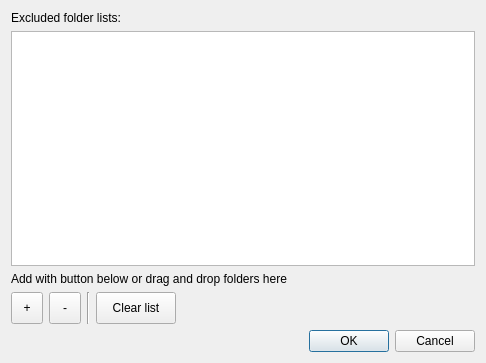
<?xml version="1.0" encoding="UTF-8"?>
<ui version="4.0">
 <class>FolderSelectionDialog</class>
 <widget class="QDialog" name="FolderSelectionDialog">
  <property name="geometry">
   <rect>
    <x>0</x>
    <y>0</y>
    <width>486</width>
    <height>363</height>
   </rect>
  </property>
  <property name="acceptDrops">
   <bool>true</bool>
  </property>
  <property name="windowTitle">
   <string>Folder selection</string>
  </property>
  <layout class="QVBoxLayout" name="verticalLayout">
   <item>
    <widget class="QLabel" name="folderLabel">
     <property name="text">
      <string>Excluded folder lists:</string>
     </property>
    </widget>
   </item>
   <item>
    <widget class="QListWidget" name="folderListView">
     <property name="acceptDrops">
      <bool>true</bool>
     </property>
    </widget>
   </item>
   <item>
    <widget class="QLabel" name="label">
     <property name="text">
      <string>Add with button below or drag and drop folders here</string>
     </property>
    </widget>
   </item>
   <item>
    <layout class="QHBoxLayout" name="horizontalLayout">
     <item>
      <widget class="QToolButton" name="addBtn">
       <property name="minimumSize">
        <size>
         <width>32</width>
         <height>32</height>
        </size>
       </property>
       <property name="text">
        <string>+</string>
       </property>
      </widget>
     </item>
     <item>
      <widget class="QToolButton" name="removeBtn">
       <property name="minimumSize">
        <size>
         <width>32</width>
         <height>32</height>
        </size>
       </property>
       <property name="text">
        <string>-</string>
       </property>
      </widget>
     </item>
     <item>
      <widget class="Line" name="line">
       <property name="orientation">
        <enum>Qt::Vertical</enum>
       </property>
      </widget>
     </item>
     <item>
      <widget class="QPushButton" name="clearBtn">
       <property name="minimumSize">
        <size>
         <width>0</width>
         <height>32</height>
        </size>
       </property>
       <property name="text">
        <string>Clear list</string>
       </property>
      </widget>
     </item>
     <item>
      <spacer name="horizontalSpacer">
       <property name="orientation">
        <enum>Qt::Horizontal</enum>
       </property>
       <property name="sizeHint" stdset="0">
        <size>
         <width>40</width>
         <height>20</height>
        </size>
       </property>
      </spacer>
     </item>
    </layout>
   </item>
   <item>
    <widget class="QDialogButtonBox" name="buttonBox">
     <property name="orientation">
      <enum>Qt::Horizontal</enum>
     </property>
     <property name="standardButtons">
      <set>QDialogButtonBox::Cancel|QDialogButtonBox::Ok</set>
     </property>
    </widget>
   </item>
  </layout>
 </widget>
 <resources/>
 <connections>
  <connection>
   <sender>buttonBox</sender>
   <signal>accepted()</signal>
   <receiver>FolderSelectionDialog</receiver>
   <slot>accept()</slot>
   <hints>
    <hint type="sourcelabel">
     <x>248</x>
     <y>254</y>
    </hint>
    <hint type="destinationlabel">
     <x>157</x>
     <y>274</y>
    </hint>
   </hints>
  </connection>
  <connection>
   <sender>buttonBox</sender>
   <signal>rejected()</signal>
   <receiver>FolderSelectionDialog</receiver>
   <slot>reject()</slot>
   <hints>
    <hint type="sourcelabel">
     <x>316</x>
     <y>260</y>
    </hint>
    <hint type="destinationlabel">
     <x>286</x>
     <y>274</y>
    </hint>
   </hints>
  </connection>
 </connections>
</ui>
